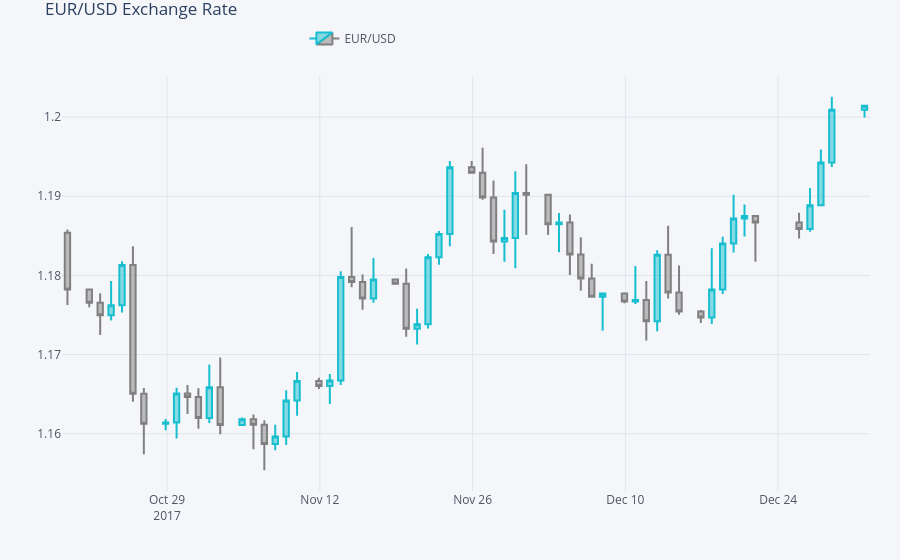

The notebook cell this image was saved under:
### Code cell
qf = cf.QuantFig(
    quotes,
    title='EUR/USD Exchange Rate',
    legend='top',
    name='EUR/USD'
)
plyo.iplot(
    qf.iplot(asFigure=True),
    image='png',
    filename='qf_01'
)
plt.show()
